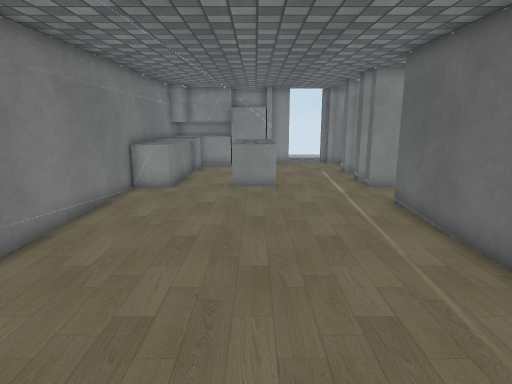
View 1 (above)

16 first-person views from a walk through a 3-D level made in the Unity game engine. The camera is 1.4 m above the floor, tilts 12° down and sees 75° across. The floor is counted in squares, 0.5 m on a side. Each view is taken from the middle of a square. On the plan, view 1 faces up. The plan holds only what a view shows up to about 20 squares ahead; the rest is blank. Some surface patterns are stand-ins.

View 2
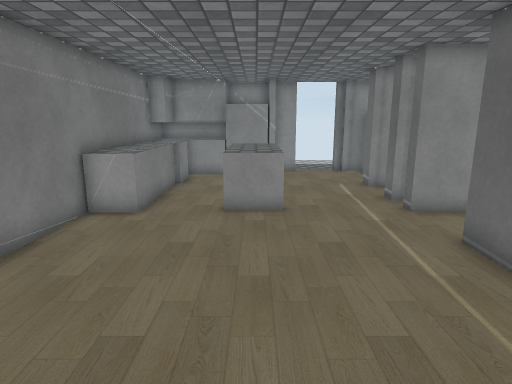

View 3
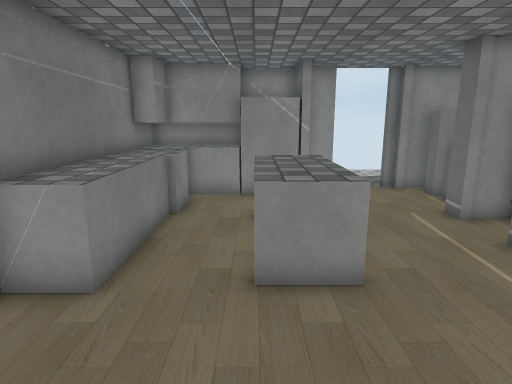

View 4
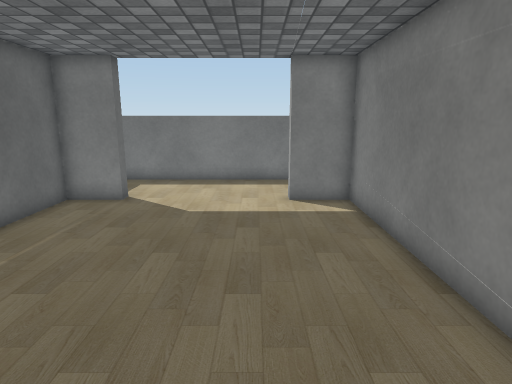

View 5
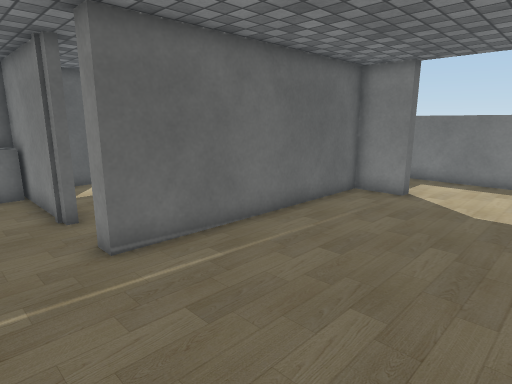

View 6
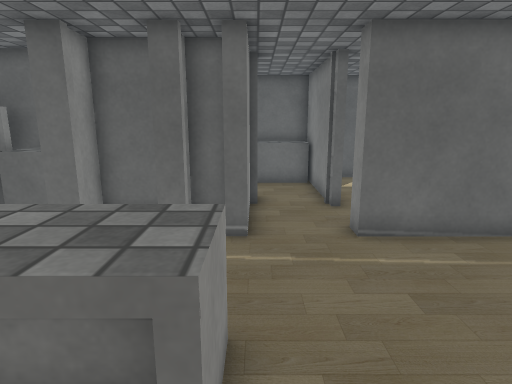

View 7
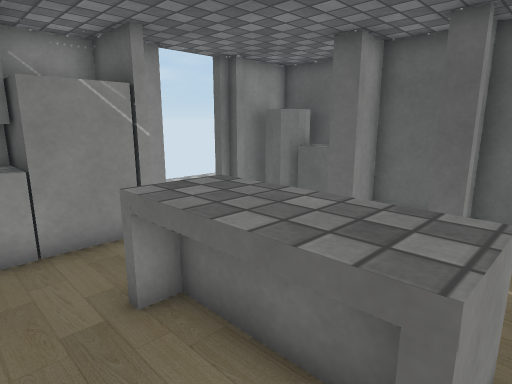

View 8
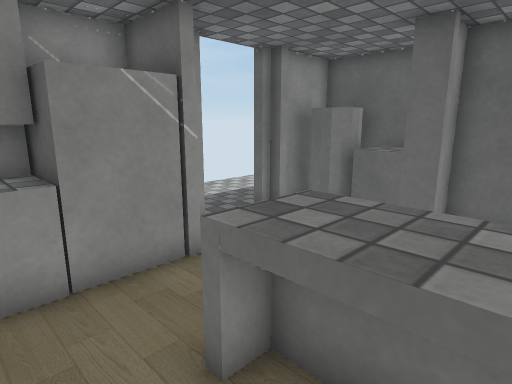

View 9
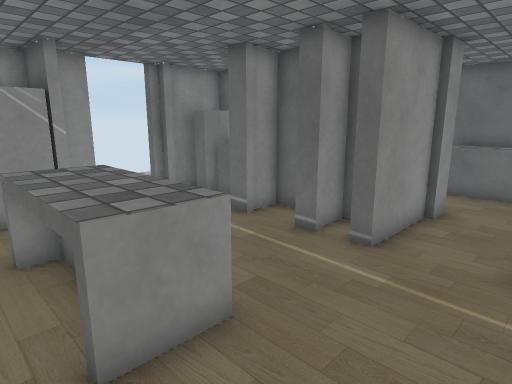

View 10
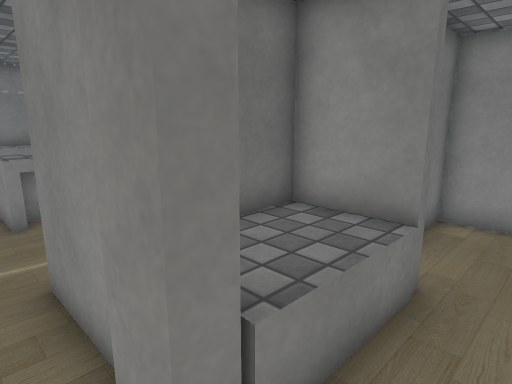

View 11
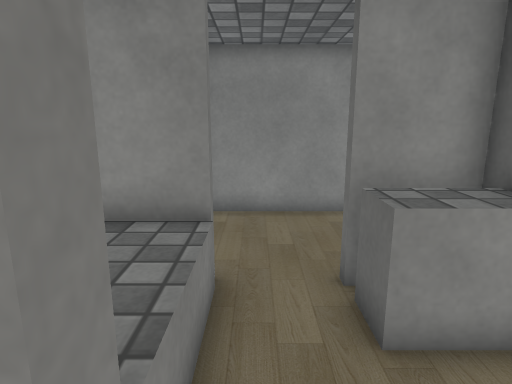

View 12
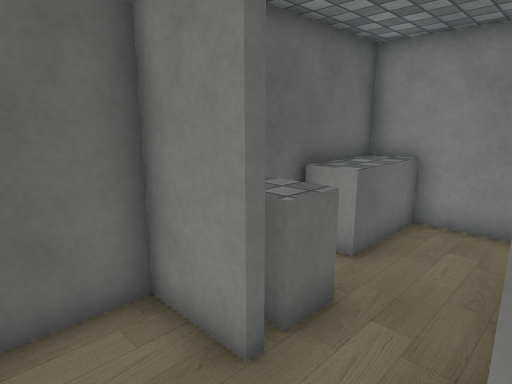

View 13
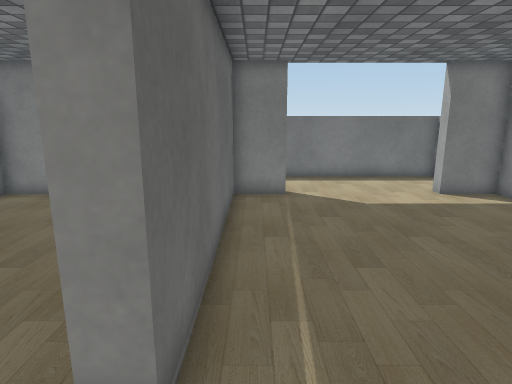

View 14
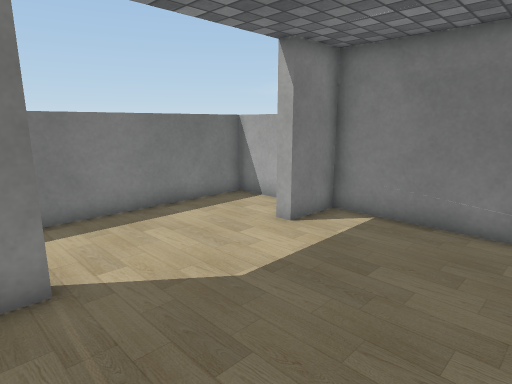

View 15
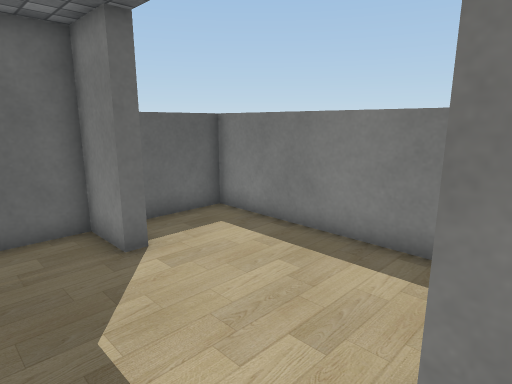

View 16
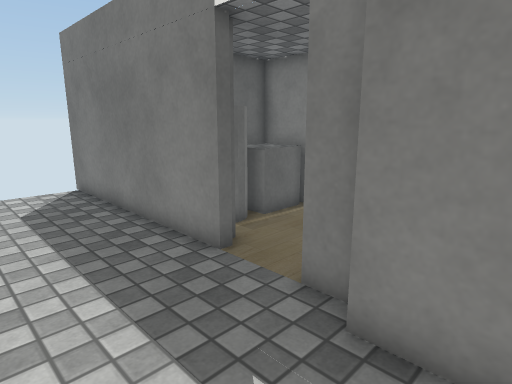

### Floor plan
Key: @ floor where view 1 was taken; # wall or solid block; x gap in a wall; . floor; ^ raised ledge; O other object.
Columns run from 5 left of view 1 to 14 right of it. Each row starts with its distance up from view 1.
 28     .   .......
 27        ..........
 26       .............
 25      ..............
 24    #####..##########
 23 ####  ##..#########
 22 ^^^OOO#....OO#....
 21 #O.........OO#.....#
 20 OOO........^^#.....#
 19 OO...^....#^^##..###
 18 ^^..^^^...##^^^..OO#
 17 ^^..^^^....#^^^..OO#
 16 ^^..^^^...##^^^....#
 15 ^^..^^^...##^^^..OO#
 14 ^^........#####..OO#
 13 #................OO#
 12 #............... OO#
 11 #.........#..#######
 10 #.........#........#
  9 #.........# ..   ..#
  8 #.........#  ..
  7 #.........#  ...
  6 #.........#   ...
  5 #.........#    ..
  4 #.........#    ...
  3 #.........#     ...
  2 #.........#      ..
  1 ##......###      x##
  0 #....@....#
 -1 #.........#
 -2 #.........#
 -3 ###########

Positions as (right, up) in squares from view 1, and headings:
1: (0, 0), facing up
2: (0, 4), facing up
3: (-1, 9), facing up
4: (-2, 13), facing down
5: (-2, 14), facing down-right
6: (-3, 14), facing right
7: (-3, 14), facing up-right
8: (-3, 16), facing up-right
9: (-2, 11), facing up-right
10: (11, 13), facing up-left
11: (10, 13), facing up
12: (9, 21), facing down-right
13: (4, 14), facing down
14: (4, 7), facing down-left
15: (-4, 4), facing down-right
16: (-1, 28), facing down-right
